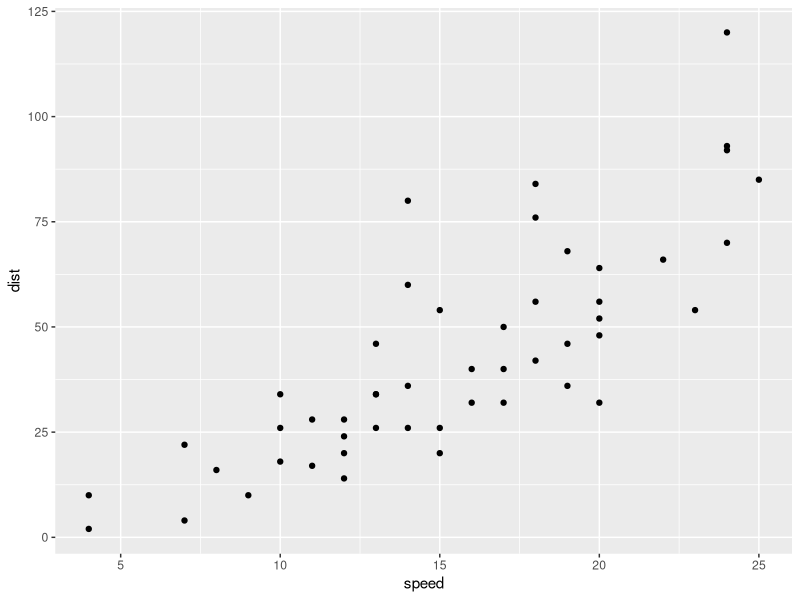
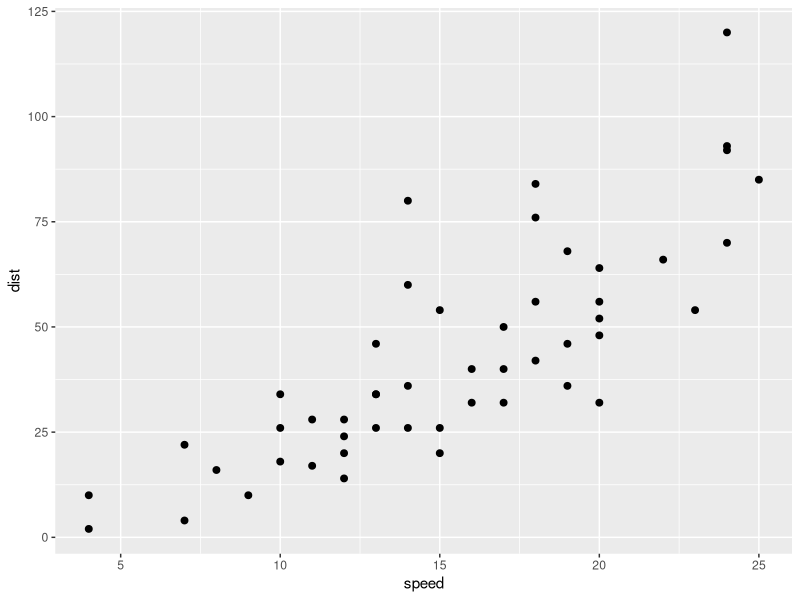
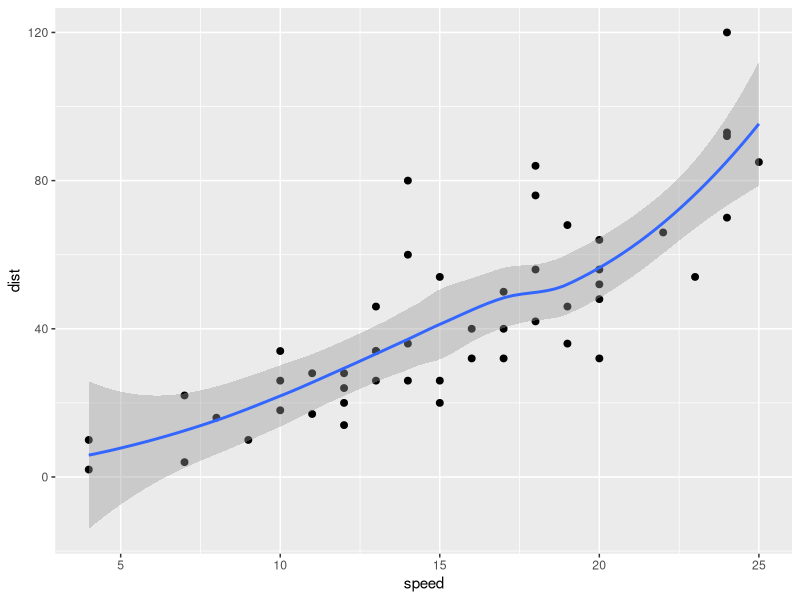
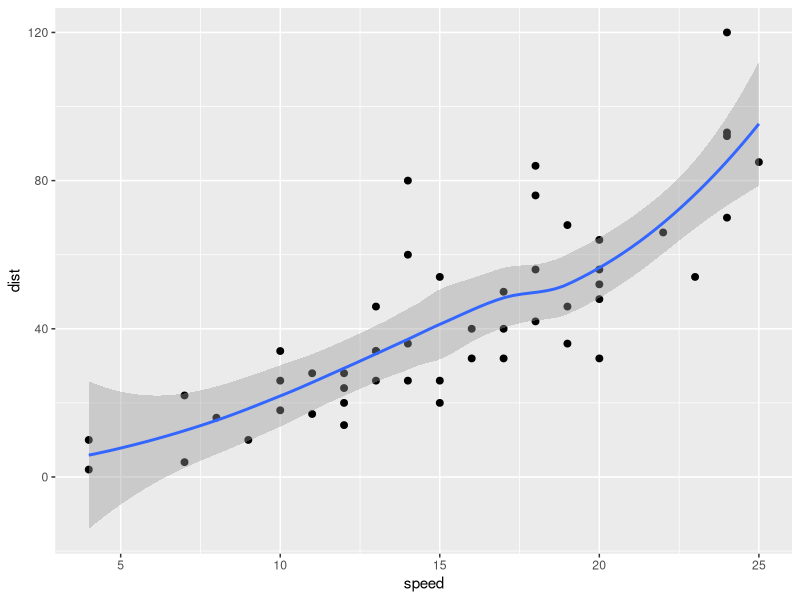
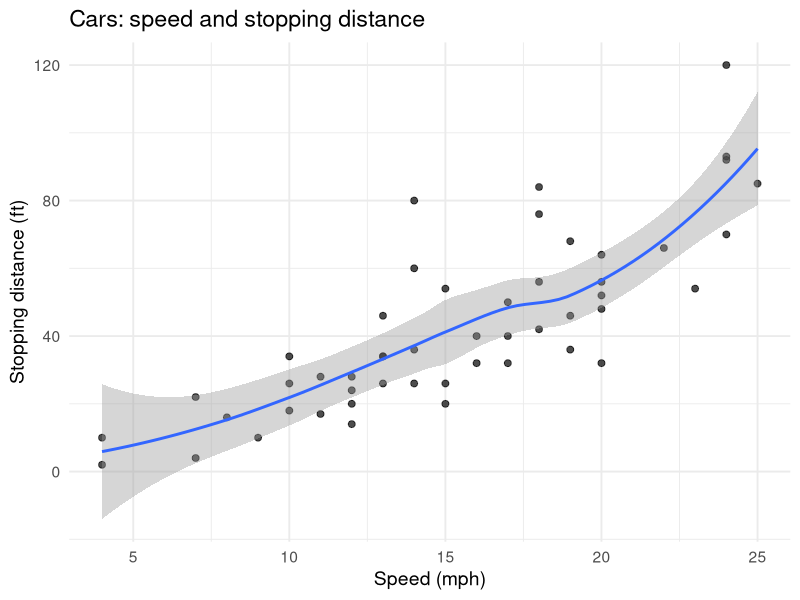

Source code (R) for these figures, in order:
## ---- chunk 1
library(tidyverse)

head(cars)
## ---- chunk 2
ggplot(cars, aes(x = speed, y = dist)) +
  geom_point()
## ---- chunk 3
ggplot(cars, aes(speed, dist)) +
  geom_point(size = 2)
## ---- chunk 4
ggplot(cars, aes(speed, dist)) +
  geom_point(size = 2) +
  geom_smooth(se = TRUE)
## ---- chunk 5
ggplot(cars, aes(speed, dist)) +
  geom_point(size = 2) +
  geom_smooth(method = "loess", se = TRUE)
## ---- chunk 6
ggplot(cars, aes(speed, dist)) +
  geom_point(size = 2, alpha = 0.7) +
  geom_smooth(method = "loess", se = TRUE) +
  labs(
    x = "Speed (mph)",
    y = "Stopping distance (ft)",
    title = "Cars: speed and stopping distance"
  ) +
  theme_minimal(base_size = 14)
